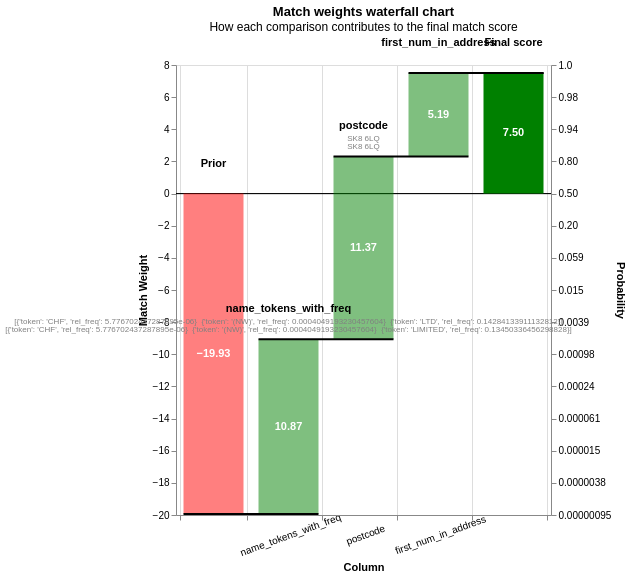

Notebook source saved alongside this figure:
### Code cell
sql = """
CREATE OR REPLACE TABLE comparison AS
select * from ranked_matches
where company_name_l != company_name_r
order by random()
limit 1
"""
duckdb.execute(sql)


sql = """
SELECT match_probability, COLUMNS('^(t[^f_].*|b[^f_].*|[^tb].*_l)$') AS '\\1'
FROM comparison
UNION ALL
SELECT match_probability, COLUMNS('^(t[^f_].*|b[^f_].*|[^tb].*_r)$') AS '\\1'
FROM comparison;
"""
duckdb.sql(sql).show(max_rows=10, max_width=200)

recs = duckdb.table("comparison").df().to_dict(orient="records")
linker.visualisations.waterfall_chart(recs)

### Figure 1 — Vega-Lite specification as saved in the notebook (floating-point values rounded to 4 significant figures)
{"config": {"view": {"continuousWidth": 400, "continuousHeight": 300}}, "layer": [{"layer": [{"mark": "rule", "encoding": {"color": {"value": "black"}, "size": {"value": 0.5}, "y": {"field": "zero", "type": "quantitative"}}}, {"mark": {"type": "bar", "width": 60}, "encoding": {"color": {"condition": {"test": "(datum.log2_bayes_factor < 0)", "value": "red"}, "value": "green"}, "opacity": {"condition": {"test": "datum.column_name == 'Prior match weight' || datum.column_name == 'Final score'", "value": 1}, "value": 0.5}, "tooltip": [{"field": "column_name", "title": "Comparison column", "type": "nominal"}, {"field": "value_l", "title": "Value (L)", "type": "nominal"}, {"field": "value_r", "title": "Value (R)", "type": "nominal"}, {"field": "label_for_charts", "title": "Label", "type": "ordinal"}, {"field": "sql_condition", "title": "SQL condition", "type": "nominal"}, {"field": "comparison_vector_value", "title": "Comparison vector value", "type": "nominal"}, {"field": "bayes_factor", "format": ",.4f", "title": "Bayes factor = m/u", "type": "quantitative"}, {"field": "log2_bayes_factor", "format": ",.4f", "title": "Match weight = log2(m/u)", "type": "quantitative"}, {"field": "prob", "format": ".4f", "title": "Cumulative match probability", "type": "quantitative"}, {"field": "bayes_factor_description", "title": "Match weight description", "type": "nominal"}], "x": {"axis": {"grid": true, "labelAlign": "center", "labelAngle": -20, "labelExpr": "datum.value == 'Prior' || datum.value == 'Final score' ? '' : datum.value", "labelPadding": 10, "tickBand": "extent", "title": "Column"}, "field": "column_name", "sort": {"field": "bar_sort_order", "order": "ascending"}, "type": "nominal"}, "y": {"axis": {"grid": false, "orient": "left", "title": "Match Weight"}, "field": "previous_sum", "type": "quantitative"}, "y2": {"field": "sum"}}}, {"mark": {"type": "text", "fontWeight": "bold"}, "encoding": {"color": {"value": "white"}, "text": {"condition": {"test": "abs(datum.log2_bayes_factor) > 1", "field": "log2_bayes_factor", "format": ".2f", "type": "nominal"}, "value": ""}, "x": {"axis": {"labelAngle": -20, "title": "Column"}, "field": "column_name", "sort": {"field": "bar_sort_order", "order": "ascending"}, "type": "nominal"}, "y": {"axis": {"orient": "left"}, "field": "center", "type": "quantitative"}}}, {"mark": {"type": "text", "baseline": "bottom", "dy": -25, "fontWeight": "bold"}, "encoding": {"color": {"value": "black"}, "text": {"field": "column_name", "type": "nominal"}, "x": {"axis": {"labelAngle": -20, "title": "Column"}, "field": "column_name", "sort": {"field": "bar_sort_order", "order": "ascending"}, "type": "nominal"}, "y": {"field": "sum_top", "type": "quantitative"}}}, {"mark": {"type": "text", "baseline": "bottom", "dy": -13, "fontSize": 8}, "encoding": {"color": {"value": "grey"}, "text": {"field": "value_l", "type": "nominal"}, "x": {"axis": {"labelAngle": -20, "title": "Column"}, "field": "column_name", "sort": {"field": "bar_sort_order", "order": "ascending"}, "type": "nominal"}, "y": {"field": "sum_top", "type": "quantitative"}}}, {"mark": {"type": "text", "baseline": "bottom", "dy": -5, "fontSize": 8}, "encoding": {"color": {"value": "grey"}, "text": {"field": "value_r", "type": "nominal"}, "x": {"axis": {"labelAngle": -20, "title": "Column"}, "field": "column_name", "sort": {"field": "bar_sort_order", "order": "ascending"}, "type": "nominal"}, "y": {"field": "sum_top", "type": "quantitative"}}}]}, {"mark": {"type": "rule", "color": "black", "strokeWidth": 2, "x2Offset": 30, "xOffset": -30}, "encoding": {"x": {"axis": {"labelAngle": -20, "title": "Column"}, "field": "column_name", "sort": {"field": "bar_sort_order", "order": "ascending"}, "type": "nominal"}, "x2": {"field": "lead"}, "y": {"axis": {"labelExpr": "format(1 / (1 + pow(2, -1*datum.value)), '.2r')", "orient": "right", "title": "Probability"}, "field": "sum", "scale": {"zero": false}, "type": "quantitative"}}}], "data": {"name": "data-bdc9f0547272f772ea6ab2325f8c2b2e"}, "height": 450, "params": [{"name": "record_number", "bind": {"input": "range", "max": 0, "min": 0, "step": 1}, "value": 0}], "resolve": {"axis": {"y": "independent"}}, "title": {"text": "Match weights waterfall chart", "subtitle": "How each comparison contributes to the final match score"}, "transform": [{"filter": "(datum.record_number == record_number)"}, {"filter": "(datum.bayes_factor !== 1.0)"}, {"window": [{"op": "sum", "field": "log2_bayes_factor", "as": "sum"}, {"op": "lead", "field": "column_name", "as": "lead"}], "frame": [null, 0]}, {"calculate": "datum.column_name === \"Final score\" ? datum.sum - datum.log2_bayes_factor : datum.sum", "as": "sum"}, {"calculate": "datum.lead === null ? datum.column_name : datum.lead", "as": "lead"}, {"calculate": "datum.column_name === \"Final score\" || datum.column_name === \"Prior match weight\" ? 0 : datum.sum - datum.log2_bayes_factor", "as": "previous_sum"}, {"calculate": "datum.sum > datum.previous_sum ? datum.column_name : \"\"", "as": "top_label"}, {"calculate": "datum.sum < datum.previous_sum ? datum.column_name : \"\"", "as": "bottom_label"}, {"calculate": "datum.sum > datum.previous_sum ? datum.sum : datum.previous_sum", "as": "sum_top"}, {"calculate": "datum.sum < datum.previous_sum ? datum.sum : datum.previous_sum", "as": "sum_bottom"}, {"calculate": "(datum.sum + datum.previous_sum) / 2", "as": "center"}, {"calculate": "(datum.log2_bayes_factor > 0 ? \"+\" : \"\") + datum.log2_bayes_factor", "as": "text_log2_bayes_factor"}, {"calculate": "datum.sum < datum.previous_sum ? 4 : -4", "as": "dy"}, {"calculate": "datum.sum < datum.previous_sum ? \"top\" : \"bottom\"", "as": "baseline"}, {"calculate": "1. / (1 + pow(2, -1.*datum.sum))", "as": "prob"}, {"calculate": "0*datum.sum", "as": "zero"}], "width": {"step": 75}, "$schema": "https://vega.github.io/schema/vega-lite/v5.9.3.json", "datasets": {"data-bdc9f0547272f772ea6ab2325f8c2b2e": [{"column_name": "Prior", "label_for_charts": "Starting match weight (prior)", "sql_condition": null, "log2_bayes_factor": -19.93, "bayes_factor": 1e-06, "comparison_vector_value": null, "m_probability": null, "u_probability": null, "bayes_factor_description": null, "value_l": "", "value_r": "", "term_frequency_adjustment": null, "bar_sort_order": 0, "record_number": 0}, {"sql_condition": "\n                    \n    list_intersect(name_tokens_with_freq_l, name_tokens_with_freq_r)\n        .list_transform(x -> x.rel_freq::float)\n        .list_concat([1.0::FLOAT]) -- in case there are no matches\n        .list_reduce((p, q) -> p * q)\n     < 1e-8\n                    ", "label_for_charts": "3. Array product is less than 1e-8", "m_probability": 0.01, "u_probability": 5.33e-06, "bayes_factor": 1876.0, "log2_bayes_factor": 10.87, "comparison_vector_value": 3, "bayes_factor_description": "If comparison level is `array product is less than 1e-8` then comparison is 1,876 times more likely to be a match", "column_name": "name_tokens_with_freq", "value_l": "[{'token': 'CHF', 'rel_freq': 5.776702437287895e-06}\n {'token': '(NW)', 'rel_freq': 0.0004049193230457604}\n {'token': 'LTD', 'rel_freq': 0.14284133911132812}]", "value_r": "[{'token': 'CHF', 'rel_freq': 5.776702437287895e-06}\n {'token': '(NW)', 'rel_freq': 0.0004049193230457604}\n {'token': 'LIMITED', 'rel_freq': 0.13450336456298828}]", "term_frequency_adjustment": false, "bar_sort_order": 1, "record_number": 0}, {"sql_condition": "\"postcode_l\" = \"postcode_r\"", "label_for_charts": "Exact match on full postcode", "m_probability": 0.95, "u_probability": 0.0003583, "bayes_factor": 2651.0, "log2_bayes_factor": 11.37, "comparison_vector_value": 4, "bayes_factor_description": "If comparison level is `exact match on full postcode` then comparison is 2,651 times more likely to be a match", "column_name": "postcode", "value_l": "SK8 6LQ", "value_r": "SK8 6LQ", "term_frequency_adjustment": false, "bar_sort_order": 2, "record_number": 0}, {"sql_condition": "\"first_num_in_address_l\" = \"first_num_in_address_r\"", "label_for_charts": "Exact match on first_num_in_address", "m_probability": 0.95, "u_probability": 0.02603, "bayes_factor": 36.5, "log2_bayes_factor": 5.19, "comparison_vector_value": 1, "bayes_factor_description": "If comparison level is `exact match on first_num_in_address` then comparison is 36.5 times more likely to be a match", "column_name": "first_num_in_address", "value_l": "", "value_r": "", "term_frequency_adjustment": false, "bar_sort_order": 3, "record_number": 0}, {"column_name": "Final score", "label_for_charts": "Final score", "sql_condition": null, "log2_bayes_factor": 7.504, "bayes_factor": 181.6, "comparison_vector_value": null, "m_probability": null, "u_probability": null, "bayes_factor_description": null, "value_l": "", "value_r": "", "term_frequency_adjustment": null, "bar_sort_order": 4, "record_number": 0}]}}
